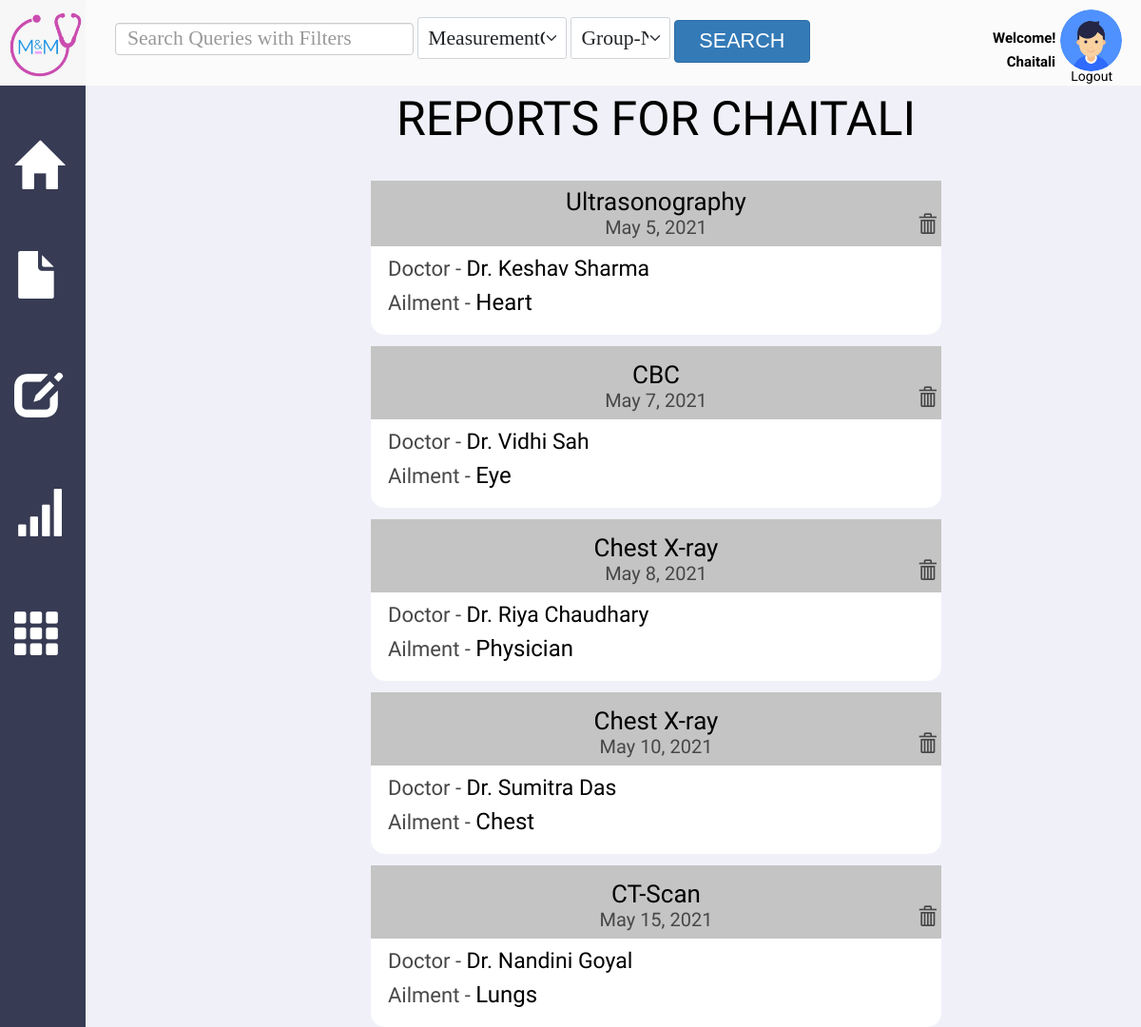
Screenshot of /report/view/ (signed in) with the database file from the repository.
### Report/models.py (models this page shows)
class Report(models.Model):
    user = models.ForeignKey(User, on_delete=models.CASCADE)
    date = models.DateTimeField(default=timezone.now)
    test_name = models.CharField(max_length=100)
    record = models.ForeignKey(Record, on_delete=models.CASCADE)

### Record/models.py (models this page shows)
class Record(models.Model):
    patient = models.ForeignKey(User, on_delete=models.CASCADE)
    date = models.DateTimeField(default=timezone.now)
    doctor_name = models.CharField(max_length=100, blank=True)
    hospital_name = models.CharField(max_length=100, blank=True)
    ailment_type = models.CharField(max_length=100)

### Report/views.py (the view)
# urls.py: path('view/', views.view_reports, name="view_reports"),
def view_reports(request):
    user = request.user
    if user.is_authenticated:
        reports = Report.objects.filter(user=user)
        print(reports)
        return render(request, "view_reports.html", {'reports': reports})
    return redirect('/login')

### Report/templates/view_reports.html (shortened to what this page needs)
{% extends "base_page.html" %}
{% load static %}
{% block content %}
	<div class="v553_87">
		<div class="reports_for">
			Reports for {{user}}
		</div>
		{% for report in reports %}
		<div class="report_box" id="report-box-{{report.pk}}" onclick="directTo({{report.pk}})">
			<div class="v801">
			</div>
			<span class="report_test_name">
				{{report.test_name}}
			</span>
			<span class="report_date">
				{{report.date.date}}
				<a href="/report/delete/{{ report.pk }}/" style="text-decoration: none; color: inherit;">
					<span class="glyphicon glyphicon-trash" id="delete-icon"></span>
				</a>
			</span>
			<span class="report_doctor">
				<span class="report_doctor_label">
					Doctor -
				</span>
				<span class="report_doctor_name">
					{{report.record.doctor_name}}
				</span>
			</span>
			<span class="report_ailment">
				<span class="report_ailment_label">
					Ailment  -
				</span>
				<span class="eport_ailment">
					{{report.record.ailment_type}}
				</span>
			</span>
		</div>
		{% endfor %}
	</div>
{% endblock %}

### UserProfile/templates/base_page.html (shortened to what this page needs)
{% load static %}
<!DOCTYPE html>
<html>
    <head>
        <link href="{% static 'css/base_page.css' %}" rel="stylesheet" />
        <link href="{% static 'css/medicines_main.css' %}" rel="stylesheet" />
        <link href="{% static 'css/show_med.css' %}" rel="stylesheet"/>
        <link href="{% static 'css/dashboard1.css' %}" rel="stylesheet" />
        <link href="{% static 'css/allergy_form.css' %}" rel="stylesheet" />
        <link href="{% static 'css/allergy_main.css' %}" rel="stylesheet"/>
        <link href="{% static 'css/report_view.css' %}" rel="stylesheet" />
        <link href="{% static 'css/report_form.css' %}" rel="stylesheet" />
        <link href="{% static 'css/record_view.css' %}" rel="stylesheet" />
        <link href="{% static 'css/record_form.css' %}" rel="stylesheet" />
        <link href="{% static 'css/measurement.css' %}" rel="stylesheet" />
        <link href="{% static 'css/measurement_group_form.css' %}" rel="stylesheet" />
        <link href="{% static 'css/medicine_form.css' %}" rel="stylesheet" />
        <link href="{% static 'css/chart.css' %}" rel="stylesheet" />
        <link href="{% static 'css/blog.css' %}" rel="stylesheet" />
        <link rel="stylesheet" href="https://maxcdn.bootstrapcdn.com/bootstrap/3.3.7/css/bootstrap.min.css">
        <link href="{% static 'css/add_files.css' %}" rel="stylesheet" />
        <link href="{% static 'css/view_record.css' %}" rel="stylesheet" />
        <link href="{% static 'css/view_allergy.css' %}" rel="stylesheet" />
        <link href="{% static 'css/view_report.css' %}" rel="stylesheet" />
        <link href="https://cdn.jsdelivr.net/npm/bootstrap@5.0.0/dist/css/bootstrap.min.css" rel="stylesheet">
        <link rel="stylesheet" href="https://maxcdn.bootstrapcdn.com/bootstrap/3.3.7/css/bootstrap.min.css">
        <link rel="stylesheet" href="https://maxcdn.bootstrapcdn.com/bootstrap/3.4.0/css/bootstrap.min.css">
        <link rel="stylesheet" href="https://maxcdn.bootstrapcdn.com/bootstrap/3.4.0/css/bootstrap.min.css">
    </head>
    <body>
        <div class="v414_65">
            <div class= "upper_bar">
            <div class="search_form">
            <nav class="navbar navbar-expand-lg navbar-light bg-transparent" >
              <div class="container-fluid">
                  <div class="collapse navbar-collapse" id="navbarSupportedContent">
                  <form action="{% url 'search' %}" method="GET">
                    <input type="text" class="form-control" style="max-width: 30%; font-family: Georgia; font-size: 2vh;" name="search-query" id="search-query" placeholder="Search Queries with Filters">
                    <select class="form-select form-select-lg mb-3" style="font-family: Georgia; font-size: 2vh; max-width: 15%; display: inline;" id="search-for" onchange="setAttributesForModel()" name="search-for">
                        <option value="MeasurementGroup">MeasurementGroup</option>
                    </select>
                    <select class="form-select form-select-lg mb-3" style="font-family: Georgia; font-size: 2vh; max-width: 10%; display: inline;" id="search-by" name="search-by" onchange="setPlaceholders()">
                        <option class="attributes MeasurementGroup" value="Group-Name">Group-Name</option>
                    </select>
                    <button class="btn btn-primary" type="submit" onclick="btnclicked()" style="font-family: Helvetica; font-size: 2vh; max-width: 142.5px; display: inline;">Search</button>
                  </form>
                </div>
              </div>
            </nav>
        </div>
            </div>
            <div class="v414_66"></div>
                <a class="glyphicon glyphicon-home" href="/dashboard" id= "icon0" title="Dashboard"> </a>
                <a class="glyphicon glyphicon-file" href="/record/add" id= "icon1" title="Add Record"> </a>
                <a class="glyphicon glyphicon-edit" href="/report/add" id="icon2" title="Add Report"></a>
                <a class="glyphicon glyphicon-signal" href="/measure/add-measurement/" id="icon3" title="Add Measurements"></a>
                <a class="glyphicon glyphicon-th" href="/medicine/" id="icon4" title="Your Medicines"></a>
            <div class="v414_71">
                {% block content %}
                {% endblock content%}
            </div>
            <a class="v414_73" href="/dashboard"></a>
            </div>
            <div class="v414_88">
            </div>
                            <span class="v414_90">Welcome!</span>
                {% if user.is_authenticated %}
                <span class="name"> <span class="v414_89">{{user}}</span></span>
                    <span class="v277_74">
                    <a class="" style = " font-weight: Medium ; color: black; font-family: "Roboto" ; font-size: 14px" href="/logout">Logout</a>
                    </span>
                {% else %}
                    <span class="v277_74">
                    <a class="" style = " font-weight: Medium ; color: black; font-family: "Roboto" ; font-size: 14px" href="/login">Login</a>
                    </span>
                {% endif %}
    </body>
</html>

### static/css/base_page.css (style rules this page uses)
* { box-sizing: border-box; }
body { font-size: 14px; background: rgba(255,255,255,1); }
.search_form { margin-left: 90px; margin-top: 12px; min-width: 750px; }
.upper_bar { background: rgb(251 251 251); width: 100%; height: 100px; position: absolute; }
.v414_65 { width: 100%; height: 100%; background: rgb(240,242,249); opacity: 1; position: absolute; top: 0px; left: 0px; overflow: hidden; }
.v414_66 { width: 90px; height: 100%; background: rgba(55,59,83,1); opacity: 1; position: absolute; top: 90px; left: 0px; overflow: hidden; }
.name { color: #fff; width: 100%; }
.v414_71 { width: 100%; height: 100%; background: #F0F2F9; opacity: 1; position: absolute; top: 90px; left: 90px; overflow: scroll; margin-bottom: 90px; margin-right: 90px; }
.v414_73 { width: 80px; height: 70px; background: url("../images/logo.png"); background-repeat: no-repeat; background-position: center center; background-size: cover; opacity: 1; position: absolute; top: 12px; left: 8px; overflow: hidden; }
.v414_88 { width: 65px; height: 65px; background: url("../images/avatar.jpg"); background-repeat: no-repeat; background-size: cover; opacity: 1; position: absolute; top: 10px; right: 20px; border-radius: 50%; }
.v414_89 { width: 100%; color: rgba(0,0,0,1); position: absolute; top: 55px; right: 90px; font-family: Roboto; font-weight: bold; font-size: 15px; opacity: 1; text-align: right; }
.v414_90 { width: 101px; color: rgba(0,0,0,1); position: absolute; top: 30px; right: 55px; font-family: Roboto; font-weight: bold; font-size: 15px; opacity: 1; }
.name { color: #fff; }
.v277_74 { width: 100%; color: rgba(0,0,0,1); position: absolute; top: 70px; right: 30px; font-family: Roboto; font-weight: Medium; font-size: 14px; opacity: 1; text-align: right; }
#icon0 { width: 50px; color: rgba(255,255,255,1); position: absolute; top: 150px; left: 15px; font-size: 50px; opacity: 1; text-align: center; }
#icon1 { width: 50px; color: rgba(255,255,255,1); position: absolute; top: 265px; left: 15px; font-size: 50px; opacity: 1; text-align: center; }
#icon2 { width: 50px; color: rgba(255,255,255,1); position: absolute; top: 390px; left: 15px; font-size: 50px; opacity: 1; text-align: center; }
#icon3 { width: 50px; color: rgba(255,255,255,1); position: absolute; top: 515px; left: 15px; font-size: 50px; opacity: 1; text-align: center; }
#icon4 { width: 50px; color: rgba(255,255,255,1); position: absolute; top: 640px; left: 15px; font-size: 50px; opacity: 1; text-align: center; }

### static/css/medicines_main.css (style rules this page uses)
* { box-sizing: border-box; }
body { font-size: 14px; }

### static/css/show_med.css (style rules this page uses)
* { box-sizing: border-box; }
body { font-size: 14px; }
.v553_87 { width: 100%; height: 100%; background: rgba(240,241,248,1); opacity: ; position: absolute; top: -90px; left: 0px; overflow-y:scroll; overflow-x: hidden; }

### static/css/dashboard1.css (style rules this page uses)
* { box-sizing: border-box; }
body { font-size: 14px; }

### static/css/allergy_form.css (style rules this page uses)
* { box-sizing: border-box; }
body { font-size: 14px; }

### static/css/allergy_main.css (style rules this page uses)
* { box-sizing: border-box; }
body { font-size: 14px; }

### static/css/report_view.css (style rules this page uses)
* { box-sizing: border-box; }
body { font-size: 14px; background: #F0F2F9; }
.report_box { width: 600px; height: 170px; background: rgba(255,255,255,1); opacity: 1; position: relative; top:170px; margin-left: auto; margin-right: auto; margin-top: 1%; border-radius: 15px; }
.v801 { width: 100%; height: 45%; background: rgba(196,196,196,1); opacity: 1; position: absolute; top: 0px; left: 0px; overflow: hidden; }
.report_test_name { width: 100%; color: black; position: absolute; font-family: Signika; font-weight: Regular; opacity: 1; text-align: center; font-size: 26px; top: 7% }
.report_date { width: 100%; color: rgba(71,71,71,1); position: absolute; font-family: Signika; font-weight: Regular; opacity: 1; text-align: center; font-size: 20px; top: 25% }
.report_doctor { width: 100%; color: black; position: absolute; font-family: Signika; font-weight: Regular; opacity: 1; text-align: left; font-size: 23px; top: 50%; left: 3%; }
.report_ailment { width: 100%; color: black; position: absolute; font-family: Signika; font-weight: Regular; opacity: 1; text-align: left; font-size: 24px; top: 70%; left: 3%; }
.report_doctor_label { font-size: 22px; color: rgba(71,71,71,1); }
.report_ailment_label { font-size: 22px; color: rgba(71,71,71,1); }
.reports_for { width: 100%; height: 100px; color: black; position: fixed; font-family: 'Baloo 2'; font-weight: Regular; opacity: 1; text-align: center; font-size: 50px; top: 90px; z-index: -1; z-index: 1; text-transform: uppercase; background: rgba(240,241,248,1); margin-left: auto; margin-right: auto; }

### rows the page displays
Report: test_name "Ultrasonography", date "May 5, 2021", record.doctor_name "Dr. Keshav Sharma", record.ailment_type "Heart"
Report: test_name "CBC", date "May 7, 2021", record.doctor_name "Dr. Vidhi Sah", record.ailment_type "Eye"
Report: test_name "Chest X-ray", date "May 8, 2021", record.doctor_name "Dr. Riya Chaudhary", record.ailment_type "Physician"
Report: test_name "Chest X-ray", date "May 10, 2021", record.doctor_name "Dr. Sumitra Das", record.ailment_type "Chest"
Report: test_name "CT-Scan", date "May 15, 2021", record.doctor_name "Dr. Nandini Goyal", record.ailment_type "Lungs"

### other values shown
{{ user }} "CHAITALI"
{{ user }} "Chaitali"
